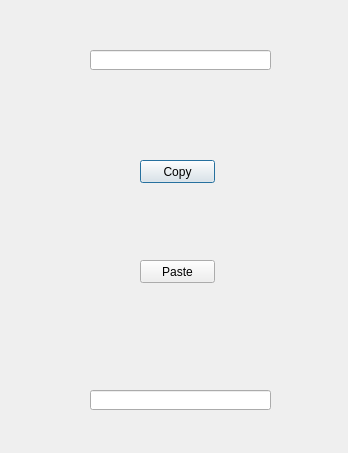
<?xml version="1.0" encoding="UTF-8"?>
<ui version="4.0">
 <class>Dialog</class>
 <widget class="QDialog" name="Dialog">
  <property name="geometry">
   <rect>
    <x>0</x>
    <y>0</y>
    <width>348</width>
    <height>453</height>
   </rect>
  </property>
  <property name="windowTitle">
   <string>Dialog</string>
  </property>
  <widget class="QLineEdit" name="lineEdit">
   <property name="geometry">
    <rect>
     <x>90</x>
     <y>50</y>
     <width>181</width>
     <height>20</height>
    </rect>
   </property>
  </widget>
  <widget class="QPushButton" name="pushButton">
   <property name="geometry">
    <rect>
     <x>140</x>
     <y>160</y>
     <width>75</width>
     <height>23</height>
    </rect>
   </property>
   <property name="text">
    <string>Copy</string>
   </property>
  </widget>
  <widget class="QPushButton" name="pushButton_2">
   <property name="geometry">
    <rect>
     <x>140</x>
     <y>260</y>
     <width>75</width>
     <height>23</height>
    </rect>
   </property>
   <property name="text">
    <string>Paste</string>
   </property>
  </widget>
  <widget class="QLineEdit" name="lineEdit_2">
   <property name="geometry">
    <rect>
     <x>90</x>
     <y>390</y>
     <width>181</width>
     <height>20</height>
    </rect>
   </property>
  </widget>
 </widget>
 <resources/>
 <connections>
  <connection>
   <sender>pushButton</sender>
   <signal>pressed()</signal>
   <receiver>lineEdit</receiver>
   <slot>selectAll()</slot>
   <hints>
    <hint type="sourcelabel">
     <x>175</x>
     <y>181</y>
    </hint>
    <hint type="destinationlabel">
     <x>183</x>
     <y>67</y>
    </hint>
   </hints>
  </connection>
  <connection>
   <sender>pushButton_2</sender>
   <signal>clicked()</signal>
   <receiver>lineEdit_2</receiver>
   <slot>paste()</slot>
   <hints>
    <hint type="sourcelabel">
     <x>174</x>
     <y>277</y>
    </hint>
    <hint type="destinationlabel">
     <x>172</x>
     <y>396</y>
    </hint>
   </hints>
  </connection>
  <connection>
   <sender>pushButton</sender>
   <signal>released()</signal>
   <receiver>lineEdit</receiver>
   <slot>copy()</slot>
   <hints>
    <hint type="sourcelabel">
     <x>150</x>
     <y>169</y>
    </hint>
    <hint type="destinationlabel">
     <x>153</x>
     <y>58</y>
    </hint>
   </hints>
  </connection>
 </connections>
</ui>
